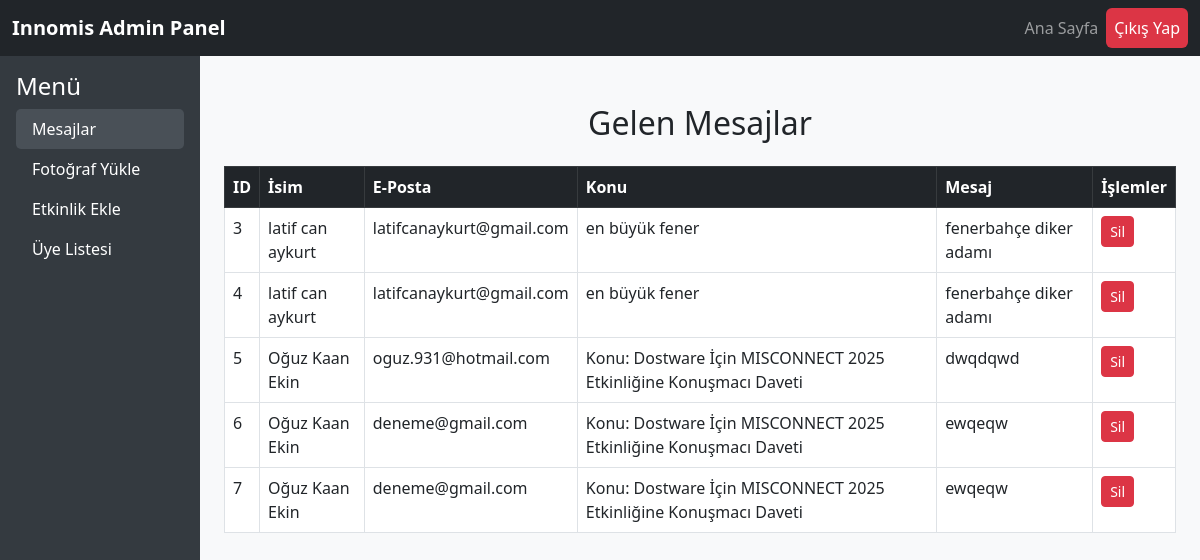
/mesaj.php (signed in), run on the app's committed database.
### tables this page shows
CREATE TABLE IF NOT EXISTS `messages` (
  `id` int NOT NULL AUTO_INCREMENT,
  `name` varchar(100) NOT NULL,
  `email` varchar(100) NOT NULL,
  `subject` varchar(255) NOT NULL,
  `message` text NOT NULL,
  `created_at` timestamp NULL DEFAULT CURRENT_TIMESTAMP,
  `is_notified` tinyint(1) DEFAULT '0',
  PRIMARY KEY (`id`)
);

### mesaj.php (the view, shortened to what this page needs)
<?php
$servername = "localhost";
$username = "root";
$password = "";
$dbname = "innomis";
$conn = new mysqli($servername, $username, $password, $dbname);
$sql = "SELECT id, name, email, subject, message FROM messages";
$result = $conn->query($sql);
?>
<!DOCTYPE html>
<html lang="tr">
<head>
    <link href="https://cdn.jsdelivr.net/npm/bootstrap@5.3.0/dist/css/bootstrap.min.css" rel="stylesheet">
    <link href="https://cdnjs.cloudflare.com/ajax/libs/font-awesome/6.0.0-beta3/css/all.min.css" rel="stylesheet">
</head>
<body>
    <nav class="navbar navbar-expand-lg navbar-dark bg-dark">
        <div class="container-fluid">
            <a class="navbar-brand" href="#">Innomis Admin Panel</a>
            <div class="collapse navbar-collapse" id="navbarNav">
                <ul class="navbar-nav ms-auto">
                    <li class="nav-item">
                        <a class="nav-link" href="index.php">Ana Sayfa</a>
                    </li>
                    <li class="nav-item">
                        <a class="nav-link btn btn-danger text-white" href="adminlogin.php?logout=true">Çıkış Yap</a>
                    </li>
                </ul>
            </div>
        </div>
    </nav>
    <div class="container-fluid">
        <div class="row">
            <div class="col-md-2 sidebar p-3">
                <h4>Menü</h4>
                <ul class="nav flex-column">
                    <li class="nav-item">
                        <a class="nav-link active" href="admin.php">Mesajlar</a>
                    </li>
                    <li class="nav-item">
                        <a class="nav-link" href="addphoto.php">Fotoğraf Yükle</a>
                    </li>
                    <li class="nav-item">
                        <a class="nav-link" href="etkinlik.php">Etkinlik Ekle</a>
                    </li>
                    <li class="nav-item">
                        <a class="nav-link" href="users.php">Üye Listesi</a>
                    </li>
                </ul>
            </div>
            <div class="col-md-10 p-4">
                <h2 class="text-center my-4">Gelen Mesajlar</h2>
                <table class="table table-bordered table-hover">
                    <thead class="table-dark">
                        <tr>
                            <th>ID</th>
                            <th>İsim</th>
                            <th>E-Posta</th>
                            <th>Konu</th>
                            <th>Mesaj</th>
                            <th>İşlemler</th>
                        </tr>
                    </thead>
                    <tbody>
                        <?php if ($result->num_rows > 0): ?>
                            <?php while ($row = $result->fetch_assoc()): ?>
                                <tr>
                                    <td><?= htmlspecialchars($row['id']) ?></td>
                                    <td><?= htmlspecialchars($row['name']) ?></td>
                                    <td><?= htmlspecialchars($row['email']) ?></td>
                                    <td><?= htmlspecialchars($row['subject']) ?></td>
                                    <td><?= htmlspecialchars($row['message']) ?></td>
                                    <td>
                                        <a href="admin.php?delete_id=<?= $row['id'] ?>" class="btn btn-danger btn-sm" onclick="return confirm('Bu mesajı silmek istediğinize emin misiniz?')">Sil</a>
                                    </td>
                                </tr>
                            <?php endwhile; ?>
                        <?php else: ?>
                            <tr>
                                <td colspan="6" class="text-center">Henüz mesaj yok.</td>
                            </tr>
                        <?php endif; ?>
                    </tbody>
                </table>
</body>
</html>

### mesaj.php (style rules this page uses)
body { background-color: #f8f9fa; }
.sidebar { background-color: #343a40; color: #fff; min-height: 100vh; }
.sidebar .nav-link { color: #fff; }
.sidebar .nav-link.active { background-color: #495057; border-radius: 5px; }
.navbar-brand { font-weight: bold; }
.btn-danger { background-color: #dc3545; border-color: #dc3545; }

### data on the page
messages: id "3", name "latif can aykurt", email "latifcanaykurt@gmail.com", subject "en büyük fener", message "fenerbahçe diker adamı"
messages: id "4", name "latif can aykurt", email "latifcanaykurt@gmail.com", subject "en büyük fener", message "fenerbahçe diker adamı"
messages: id "5", name "Oğuz Kaan Ekin", email "oguz.931@hotmail.com", subject "Konu: Dostware İçin MISCONNECT 2025 Etkinliğine Konuşmacı Daveti", message "dwqdqwd"
messages: id "6", name "Oğuz Kaan Ekin", email "deneme@gmail.com", subject "Konu: Dostware İçin MISCONNECT 2025 Etkinliğine Konuşmacı Daveti", message "ewqeqw"
messages: id "7", name "Oğuz Kaan Ekin", email "deneme@gmail.com", subject "Konu: Dostware İçin MISCONNECT 2025 Etkinliğine Konuşmacı Daveti", message "ewqeqw"
